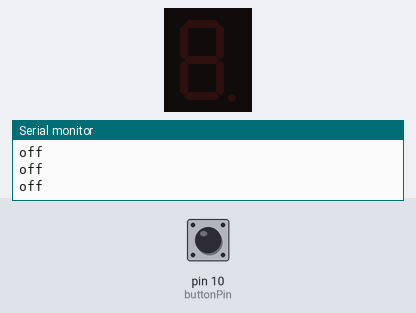
Bench run of a sketch on a simulated Arduino Uno, built with avr-gcc and run on an emulated ATmega328P. On the bench: 1-digit seven-segment display, the last lines printed to the serial monitor. The test bench sets the inputs (shaded band); at power-on: pin 10 (buttonPin) HIGH.

Above: at 1.2 s.
1.3 s: pin 10 (buttonPin) pulled LOW for 0.15 s
At 2.4 s:
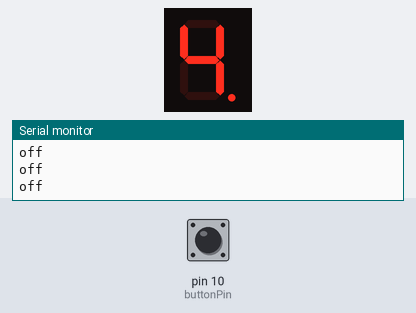
2.9 s: pin 10 (buttonPin) pulled LOW for 1 s
At 3.06 s:
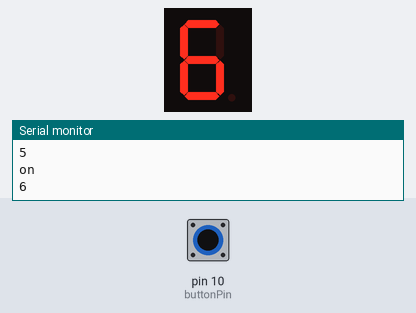
4.5 s: pin 10 (buttonPin) pulled LOW for 0.15 s
At 4.55 s:
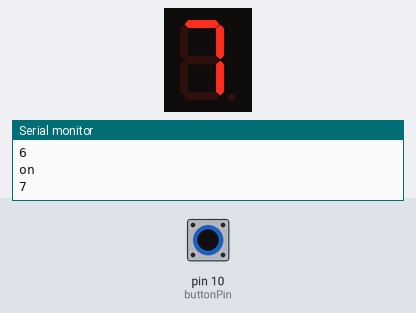
5.2 s: pin 10 (buttonPin) pulled LOW for 1 s
At 5.42 s:
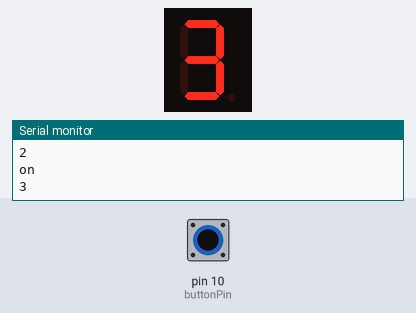
6.8 s: pin 10 (buttonPin) driven LOW
At 7.29 s:
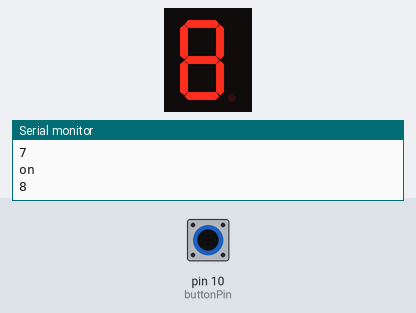

Measured:
- after the input at 1.3 s, the display: first changes at once (image 1 shows a later state)
- after the input at 2.9 s, the display: first changes at once (image 2 shows a later state)

The sketch:

7segment.ino
```cpp
#include "SevSeg.h"
SevSeg sevseg;

const int  buttonPin = 10;    // the pin that the pushbutton is attached to
int buttonState = 0;          // current state of the button
int lastButtonState = LOW;    // previous state of the button
int buttonPushCounter = 0;    // counter for the number of button presses
long counter = 0;
long max_long_val = 2147483647L;

void setup(){
  byte numDigits = 1;
  byte digitPins[] = {};
  byte segmentPins[] = {6, 5, 2 , 3, 4 , 7, 8, 9};
  bool resistorsOnSegments = true;

  byte hardwareConfig = COMMON_CATHODE;
  sevseg.begin(hardwareConfig, numDigits, digitPins, segmentPins, resistorsOnSegments);
  sevseg.setBrightness(90);

  pinMode(buttonPin, INPUT_PULLUP);
  Serial.begin(9600);
  lastButtonState = LOW;
}

void loop(){
  buttonState = digitalRead(buttonPin);
  if(buttonState == HIGH){
    buttonState = LOW;
    }

  else
   buttonState = HIGH;

  if(buttonState == HIGH){
     Serial.println("on");
     lastButtonState = HIGH;
     buttonPushCounter++;
     if(counter < max_long_val)
       counter++;
     buttonPushCounter %= 9;
     Serial.println(buttonPushCounter);
     sevseg.setNumber(buttonPushCounter, 1);
     sevseg.refreshDisplay();
     delay(100 - (counter%99));
     }

  else{
     Serial.println("off");
     if(lastButtonState == HIGH){
       Serial.println("in");
       buttonPushCounter++;
       buttonPushCounter %= 7;
       if(buttonPushCounter == 0)
         buttonPushCounter = 1;
       counter--;
       Serial.println(buttonPushCounter);
       sevseg.setNumber(buttonPushCounter, 1);
       sevseg.refreshDisplay();
       delay(100 - (counter%99));
       if(counter == 0){
         lastButtonState = LOW;
         Serial.println(buttonPushCounter);
         sevseg.setNumber(buttonPushCounter, 0);
         sevseg.refreshDisplay();
         }
       }
     }
}
```
